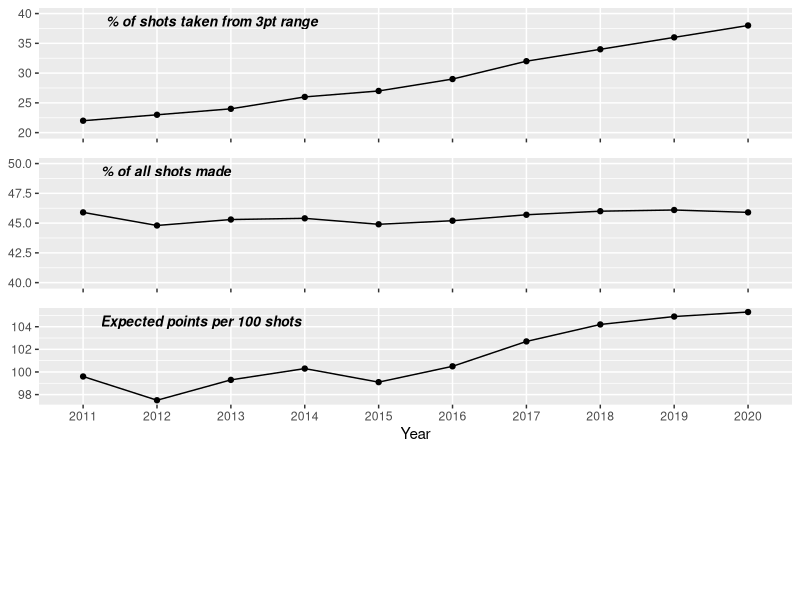

This figure's R source:
library(ggplot2) 
library(dplyr)
library(lubridate)
library(cowplot) 

# Create the data (I'm manually entering this data from Basketball Reference)
eval = c(105.3, 104.9, 104.2, 102.7, 100.5, 99.1, 100.3, 99.3, 97.5, 99.6)
pct_3 = c(38, 36, 34, 32, 29, 27, 26, 24, 23, 22)
fg_pct = c(45.9, 46.1, 46.0, 45.7, 45.2, 44.9, 45.4, 45.3, 44.8, 45.9)
yr = c("2020", "2019", "2018", "2017", "2016", "2015", "2014", "2013", "2012", "2011")
df = data.frame(eval, pct_3, fg_pct, yr)

# Create the three plots. Manual ylimits, no xlabels except plot3, and I prefer the line and points
plot1 = ggplot(data=df, aes(x=yr, y=pct_3)) + geom_line(aes(group=1)) + geom_point() +
  ylim(20, 40) +  
  theme(axis.title.x = element_blank(), axis.title.y = element_blank(),
        axis.text.x = element_blank())

plot2 = ggplot(data=df, aes(x=yr, y=fg_pct)) + geom_line(aes(group=1)) + geom_point() +
  ylim(40, 50) + 
  theme(axis.title.x = element_blank(), axis.title.y = element_blank(),
        axis.text.x = element_blank())

plot3 = ggplot(data=df, aes(x=yr, y=eval)) + geom_line(aes(group=1)) + geom_point() + 
  theme(axis.title.y = element_blank()) + xlab("Year")


# Draw the three plots aligned vertically, with equal relative heights. 
# Added 4th blank row because I want them to easily fit onto the page.
# Made some tweaks iteratively until I liked the positioning of the titles.
cowplot::plot_grid(plot1, plot2, plot3, 
                   labels=c("% of shots taken from 3pt range", "      % of all shots made", "Expected points per 100 shots"), 
                   label_size = 10, vjust=2.4, label_fontface = 4,
                   align = "v", ncol = 1, rel_heights = c(0.5, 0.5, 0.5), nrow=4)
